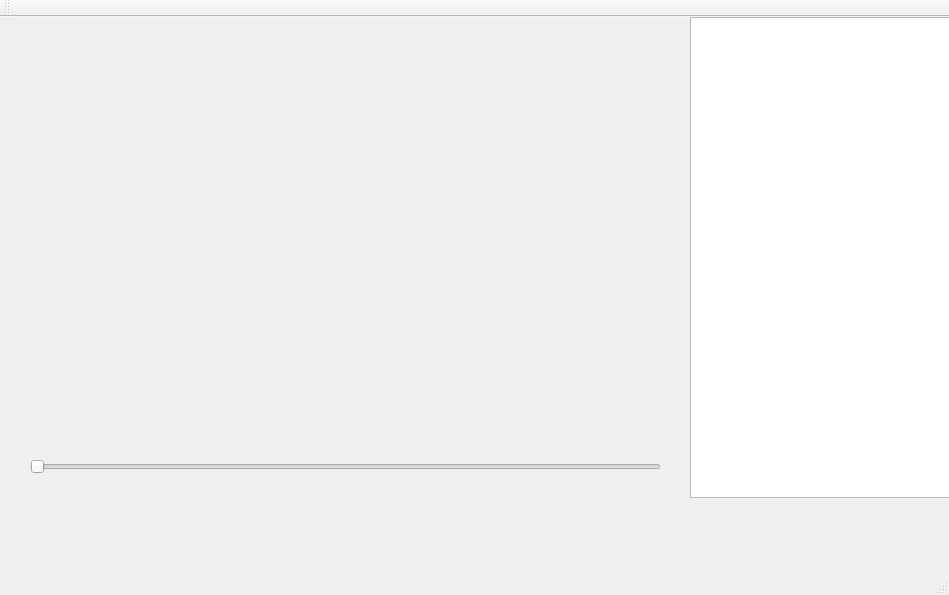
<?xml version="1.0" encoding="UTF-8"?>
<ui version="4.0">
 <class>MainWindow</class>
 <widget class="QMainWindow" name="MainWindow">
  <property name="geometry">
   <rect>
    <x>0</x>
    <y>0</y>
    <width>949</width>
    <height>595</height>
   </rect>
  </property>
  <property name="windowTitle">
   <string>MainWindow</string>
  </property>
  <widget class="QWidget" name="centralWidget">
   <widget class="QWidget" name="verticalLayoutWidget">
    <property name="geometry">
     <rect>
      <x>0</x>
      <y>0</y>
      <width>691</width>
      <height>421</height>
     </rect>
    </property>
    <layout class="QVBoxLayout" name="VideoOutput">
     <property name="sizeConstraint">
      <enum>QLayout::SetDefaultConstraint</enum>
     </property>
    </layout>
   </widget>
   <widget class="QWidget" name="widget" native="true">
    <property name="geometry">
     <rect>
      <x>-2</x>
      <y>480</y>
      <width>951</width>
      <height>90</height>
     </rect>
    </property>
    <property name="styleSheet">
     <string notr="true">*{
	border:none;
}

QPushButton:hover
{
	
	background-color: rgb(255, 255, 255);
}</string>
    </property>
    <widget class="QPushButton" name="ButStop">
     <property name="geometry">
      <rect>
       <x>350</x>
       <y>20</y>
       <width>32</width>
       <height>32</height>
      </rect>
     </property>
     <property name="styleSheet">
      <string notr="true">background-image: url(:/icon/stop.png);



</string>
     </property>
     <property name="text">
      <string/>
     </property>
    </widget>
    <widget class="QPushButton" name="ButPlay">
     <property name="geometry">
      <rect>
       <x>130</x>
       <y>20</y>
       <width>32</width>
       <height>32</height>
      </rect>
     </property>
     <property name="styleSheet">
      <string notr="true"/>
     </property>
     <property name="text">
      <string/>
     </property>
    </widget>
    <widget class="QPushButton" name="ButNext">
     <property name="geometry">
      <rect>
       <x>240</x>
       <y>20</y>
       <width>32</width>
       <height>32</height>
      </rect>
     </property>
     <property name="styleSheet">
      <string notr="true">background-image: url(:/icon/next.png);


</string>
     </property>
     <property name="text">
      <string/>
     </property>
    </widget>
    <widget class="QPushButton" name="ButPre">
     <property name="geometry">
      <rect>
       <x>13</x>
       <y>20</y>
       <width>32</width>
       <height>32</height>
      </rect>
     </property>
     <property name="styleSheet">
      <string notr="true">background-image: url(:/icon/pre.png);



</string>
     </property>
     <property name="text">
      <string/>
     </property>
    </widget>
    <widget class="QPushButton" name="ButLoad">
     <property name="geometry">
      <rect>
       <x>600</x>
       <y>20</y>
       <width>32</width>
       <height>32</height>
      </rect>
     </property>
     <property name="styleSheet">
      <string notr="true">background-image: url(:/icon/opendir.png);

</string>
     </property>
     <property name="text">
      <string/>
     </property>
    </widget>
    <widget class="QPushButton" name="ButMenu">
     <property name="geometry">
      <rect>
       <x>480</x>
       <y>20</y>
       <width>32</width>
       <height>32</height>
      </rect>
     </property>
     <property name="styleSheet">
      <string notr="true">background-image: url(:/icon/menu.png);

</string>
     </property>
     <property name="text">
      <string/>
     </property>
    </widget>
   </widget>
   <widget class="QWidget" name="widget_2" native="true">
    <property name="geometry">
     <rect>
      <x>0</x>
      <y>420</y>
      <width>691</width>
      <height>60</height>
     </rect>
    </property>
    <widget class="QSlider" name="SliderTime">
     <property name="geometry">
      <rect>
       <x>30</x>
       <y>20</y>
       <width>631</width>
       <height>20</height>
      </rect>
     </property>
     <property name="orientation">
      <enum>Qt::Horizontal</enum>
     </property>
    </widget>
   </widget>
   <widget class="QListWidget" name="Playlist">
    <property name="geometry">
     <rect>
      <x>690</x>
      <y>0</y>
      <width>261</width>
      <height>481</height>
     </rect>
    </property>
    <property name="sizePolicy">
     <sizepolicy hsizetype="Expanding" vsizetype="Ignored">
      <horstretch>0</horstretch>
      <verstretch>0</verstretch>
     </sizepolicy>
    </property>
   </widget>
  </widget>
  <widget class="QMenuBar" name="menuBar">
   <property name="geometry">
    <rect>
     <x>0</x>
     <y>0</y>
     <width>949</width>
     <height>17</height>
    </rect>
   </property>
  </widget>
  <widget class="QToolBar" name="mainToolBar">
   <attribute name="toolBarArea">
    <enum>TopToolBarArea</enum>
   </attribute>
   <attribute name="toolBarBreak">
    <bool>false</bool>
   </attribute>
  </widget>
  <widget class="QStatusBar" name="statusBar"/>
 </widget>
 <layoutdefault spacing="6" margin="11"/>
 <resources/>
 <connections/>
</ui>
